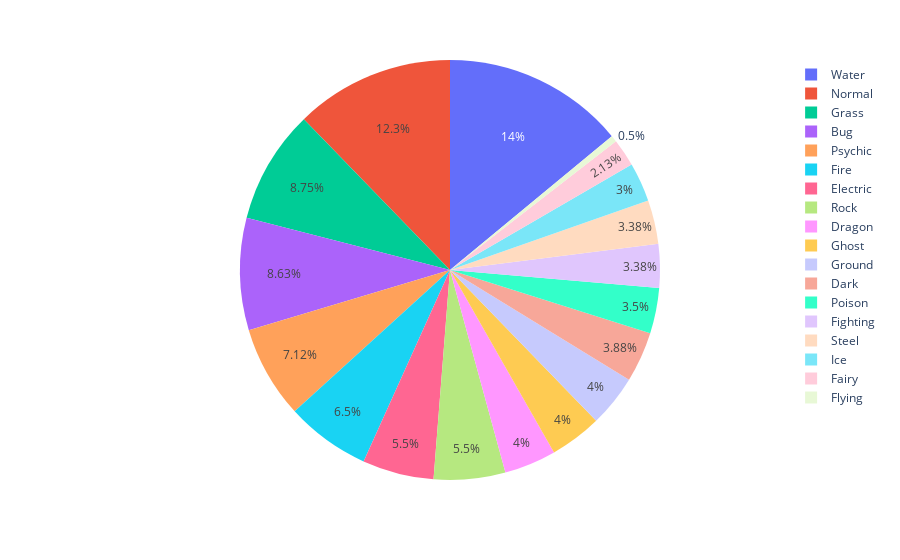

Notebook code for this chart:
### Code cell
px.pie(data_frame = poke_types, names='Type 1', values='Total' )

### Figure 1 — Plotly figure (JSON) as saved in the notebook; plotly's stock layout.template omitted (floating-point values rounded to 4 significant figures)
{"data": [{"domain": {"x": [0, 1], "y": [0, 1]}, "hovertemplate": "Type 1=%{label}<br>Total=%{value}<extra></extra>", "labels": ["Bug", "Dark", "Dragon", "Electric", "Fairy", "Fighting", "Fire", "Flying", "Ghost", "Grass", "Ground", "Ice", "Normal", "Poison", "Psychic", "Rock", "Steel", "Water"], "legendgroup": "", "name": "", "showlegend": true, "type": "pie", "values": [69, 31, 32, 44, 17, 27, 52, 4, 32, 70, 32, 24, 98, 28, 57, 44, 27, 112]}], "layout": {"legend": {"tracegroupgap": 0}, "margin": {"t": 60}}}
